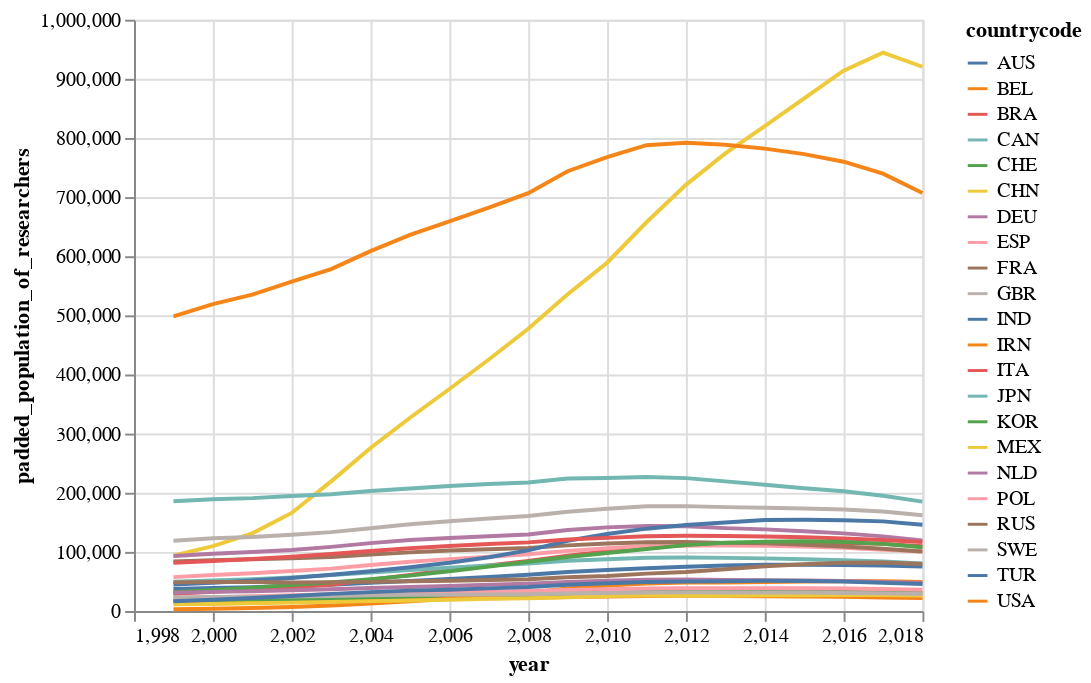

Notebook source saved alongside this figure:
### Code cell
alt.Chart(dfc[dfc["countrycode"].isin(mostcountries)]).mark_line().encode(
    x="year:Q",
    y="padded_population_of_researchers:Q",
    color="countrycode:N",
    tooltip=["padded_population_of_researchers","countrycode","year"])

### Figure 1 — Vega-Lite specification as saved in the notebook (floating-point values rounded to 4 significant figures; data arrays with more than 128 entries replaced by an {"elided": "..."} marker saying what was removed)
{"config": {"view": {"continuousWidth": 400, "continuousHeight": 300}}, "data": {"name": "data-d9e0b400532331fe8994e8ba1d21fb2b"}, "mark": "line", "encoding": {"color": {"field": "countrycode", "type": "nominal"}, "tooltip": [{"field": "padded_population_of_researchers", "type": "quantitative"}, {"field": "countrycode", "type": "nominal"}, {"field": "year", "type": "quantitative"}], "x": {"field": "year", "type": "quantitative"}, "y": {"field": "padded_population_of_researchers", "type": "quantitative"}}, "$schema": "https://vega.github.io/schema/vega-lite/v4.17.0.json", "datasets": {"data-d9e0b400532331fe8994e8ba1d21fb2b": {"elided": "440 records"}}}
